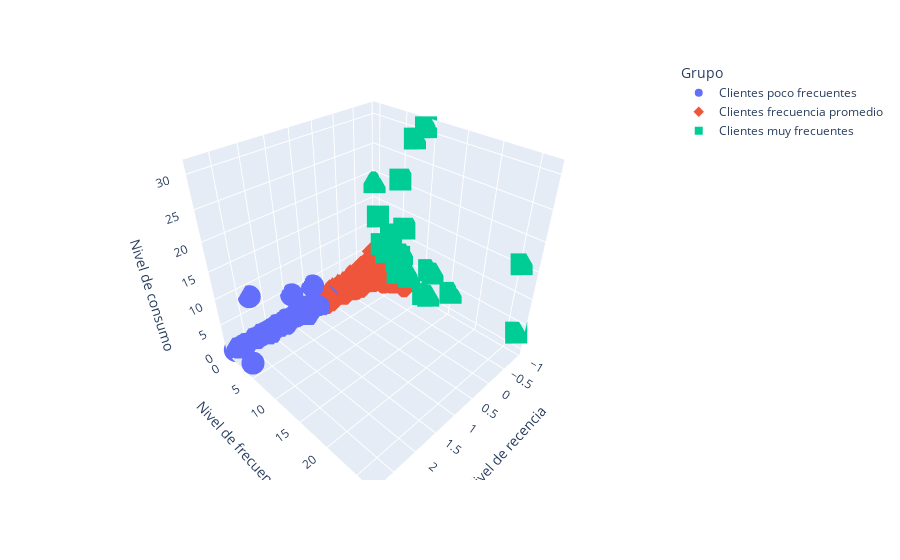

Notebook cell for this chart:
### Code cell
labels=  {
    "Recency" : "Nivel de recencia ", 
    "Frequency": "Nivel de frecuencia ",
    "Monetary" : "Nivel de consumo ",
    "Cluster" : "Grupo "
}
fig = px.scatter_3d(df_clustering_std, 
                    x='Recency', 
                    y='Frequency', 
                    z='Monetary',
                    hover_data=['Cluster'],
                    color='Cluster',
                    symbol='Cluster',
                    labels = labels)
fig.show()

### Figure 1 — Plotly figure (JSON) as saved in the notebook; plotly's stock layout.template omitted (floating-point values rounded to 4 significant figures; data arrays with more than 128 entries replaced by an {"elided": "..."} marker saying what was removed)
{"data": [{"customdata": {"elided": "1087x1 str values"}, "hovertemplate": "Grupo =%{customdata[0]}<br>Nivel de recencia =%{x}<br>Nivel de frecuencia =%{y}<br>Nivel de consumo =%{z}<extra></extra>", "legendgroup": "Clientes poco frecuentes", "marker": {"color": "#636efa", "symbol": "circle"}, "mode": "markers", "name": "Clientes poco frecuentes", "scene": "scene", "showlegend": true, "type": "scatter3d", "x": {"elided": "1087 float values"}, "y": {"elided": "1087 float values"}, "z": {"elided": "1087 float values"}}, {"customdata": {"elided": "3226x1 str values"}, "hovertemplate": "Grupo =%{customdata[0]}<br>Nivel de recencia =%{x}<br>Nivel de frecuencia =%{y}<br>Nivel de consumo =%{z}<extra></extra>", "legendgroup": "Clientes frecuencia promedio", "marker": {"color": "#EF553B", "symbol": "diamond"}, "mode": "markers", "name": "Clientes frecuencia promedio", "scene": "scene", "showlegend": true, "type": "scatter3d", "x": {"elided": "3226 float values"}, "y": {"elided": "3226 float values"}, "z": {"elided": "3226 float values"}}, {"customdata": [["Clientes muy frecuentes"], ["Clientes muy frecuentes"], ["Clientes muy frecuentes"], ["Clientes muy frecuentes"], ["Clientes muy frecuentes"], ["Clientes muy frecuentes"], ["Clientes muy frecuentes"], ["Clientes muy frecuentes"], ["Clientes muy frecuentes"], ["Clientes muy frecuentes"], ["Clientes muy frecuentes"], ["Clientes muy frecuentes"], ["Clientes muy frecuentes"], ["Clientes muy frecuentes"], ["Clientes muy frecuentes"], ["Clientes muy frecuentes"], ["Clientes muy frecuentes"], ["Clientes muy frecuentes"], ["Clientes muy frecuentes"], ["Clientes muy frecuentes"], ["Clientes muy frecuentes"], ["Clientes muy frecuentes"], ["Clientes muy frecuentes"], ["Clientes muy frecuentes"], ["Clientes muy frecuentes"], ["Clientes muy frecuentes"]], "hovertemplate": "Grupo =%{customdata[0]}<br>Nivel de recencia =%{x}<br>Nivel de frecuencia =%{y}<br>Nivel de consumo =%{z}<extra></extra>", "legendgroup": "Clientes muy frecuentes", "marker": {"color": "#00cc96", "symbol": "square"}, "mode": "markers", "name": "Clientes muy frecuentes", "scene": "scene", "showlegend": true, "type": "scatter3d", "x": [-0.6804, -0.9204, -0.8904, -0.9004, -0.9104, -0.8904, -0.9104, -0.8804, -0.8304, -0.8404, -0.9104, -0.9104, -0.9104, -0.8904, -0.9204, -0.8504, -0.8904, -0.5404, -0.7504, -0.9204, -0.8804, -0.8404, -0.9004, -0.9104, -0.9104, -0.9204], "y": [2.171, 26.7, 10.61, 12.04, 7.493, 5.935, 6.844, 1.652, 6.584, 5.156, 11.52, 9.05, 25.53, 5.676, 11.26, 2.82, 5.546, 7.622, 6.065, -0.2949, 3.08, 5.416, 3.469, 15.54, 5.286, 7.233], "z": [13.67, 3.523, 1.017, 6.317, 2.9, 7.008, 3.906, 7.022, 12.83, 5.505, 1.124, 30.95, 15.77, 5.839, 6.533, 6.031, 3.903, 8.787, 3.631, 18.52, 7.188, 21.42, 9.904, 4.333, 6.282, 28.66]}], "layout": {"legend": {"title": {"text": "Grupo "}, "tracegroupgap": 0}, "margin": {"t": 60}, "scene": {"domain": {"x": [0, 1], "y": [0, 1]}, "xaxis": {"title": {"text": "Nivel de recencia "}}, "yaxis": {"title": {"text": "Nivel de frecuencia "}}, "zaxis": {"title": {"text": "Nivel de consumo "}}}}}
